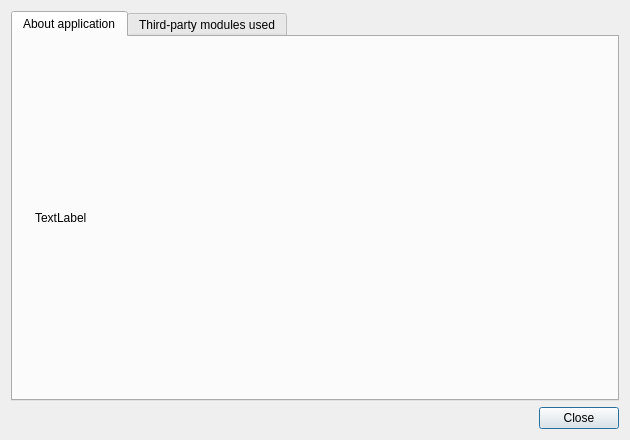
<?xml version="1.0" encoding="UTF-8"?>
<ui version="4.0">
 <class>DialogAbout</class>
 <widget class="QDialog" name="DialogAbout">
  <property name="geometry">
   <rect>
    <x>0</x>
    <y>0</y>
    <width>630</width>
    <height>440</height>
   </rect>
  </property>
  <property name="windowTitle">
   <string>About Karaoke Lyric Editor</string>
  </property>
  <layout class="QVBoxLayout" name="verticalLayout_3">
   <item>
    <widget class="QTabWidget" name="tabWidget">
     <property name="currentIndex">
      <number>0</number>
     </property>
     <widget class="QWidget" name="tabAbout">
      <attribute name="title">
       <string>About application</string>
      </attribute>
      <layout class="QHBoxLayout" name="horizontalLayout">
       <item>
        <widget class="QLabel" name="label_2">
         <property name="sizePolicy">
          <sizepolicy hsizetype="Fixed" vsizetype="Fixed">
           <horstretch>0</horstretch>
           <verstretch>0</verstretch>
          </sizepolicy>
         </property>
         <property name="text">
          <string/>
         </property>
         <property name="pixmap">
          <pixmap>:/images/application_icon.png</pixmap>
         </property>
         <property name="scaledContents">
          <bool>true</bool>
         </property>
        </widget>
       </item>
       <item>
        <widget class="QLabel" name="labelAbout">
         <property name="sizePolicy">
          <sizepolicy hsizetype="Preferred" vsizetype="Preferred">
           <horstretch>2</horstretch>
           <verstretch>2</verstretch>
          </sizepolicy>
         </property>
         <property name="text">
          <string>TextLabel</string>
         </property>
         <property name="wordWrap">
          <bool>true</bool>
         </property>
         <property name="openExternalLinks">
          <bool>true</bool>
         </property>
        </widget>
       </item>
      </layout>
     </widget>
     <widget class="QWidget" name="tab3rdparty">
      <attribute name="title">
       <string>Third-party modules used</string>
      </attribute>
      <layout class="QVBoxLayout" name="verticalLayout_2">
       <item>
        <widget class="QTextBrowser" name="textThirdParty">
         <property name="html">
          <string>&lt;!DOCTYPE HTML PUBLIC &quot;-//W3C//DTD HTML 4.0//EN&quot; &quot;http://www.w3.org/TR/REC-html40/strict.dtd&quot;&gt;
&lt;html&gt;&lt;head&gt;&lt;meta name=&quot;qrichtext&quot; content=&quot;1&quot; /&gt;&lt;style type=&quot;text/css&quot;&gt;
p, li { white-space: pre-wrap; }
&lt;/style&gt;&lt;/head&gt;&lt;body style=&quot; font-family:'Noto Sans'; font-size:9pt; font-weight:400; font-style:normal;&quot;&gt;
&lt;p style=&quot;-qt-paragraph-type:empty; margin-top:12px; margin-bottom:12px; margin-left:0px; margin-right:0px; -qt-block-indent:0; text-indent:0px;&quot;&gt;&lt;br /&gt;&lt;/p&gt;&lt;/body&gt;&lt;/html&gt;</string>
         </property>
         <property name="openExternalLinks">
          <bool>true</bool>
         </property>
        </widget>
       </item>
      </layout>
     </widget>
    </widget>
   </item>
   <item>
    <widget class="QDialogButtonBox" name="buttonBox">
     <property name="orientation">
      <enum>Qt::Horizontal</enum>
     </property>
     <property name="standardButtons">
      <set>QDialogButtonBox::Close</set>
     </property>
    </widget>
   </item>
  </layout>
 </widget>
 <resources/>
 <connections>
  <connection>
   <sender>buttonBox</sender>
   <signal>accepted()</signal>
   <receiver>DialogAbout</receiver>
   <slot>accept()</slot>
   <hints>
    <hint type="sourcelabel">
     <x>248</x>
     <y>254</y>
    </hint>
    <hint type="destinationlabel">
     <x>157</x>
     <y>274</y>
    </hint>
   </hints>
  </connection>
  <connection>
   <sender>buttonBox</sender>
   <signal>rejected()</signal>
   <receiver>DialogAbout</receiver>
   <slot>reject()</slot>
   <hints>
    <hint type="sourcelabel">
     <x>316</x>
     <y>260</y>
    </hint>
    <hint type="destinationlabel">
     <x>286</x>
     <y>274</y>
    </hint>
   </hints>
  </connection>
 </connections>
</ui>
